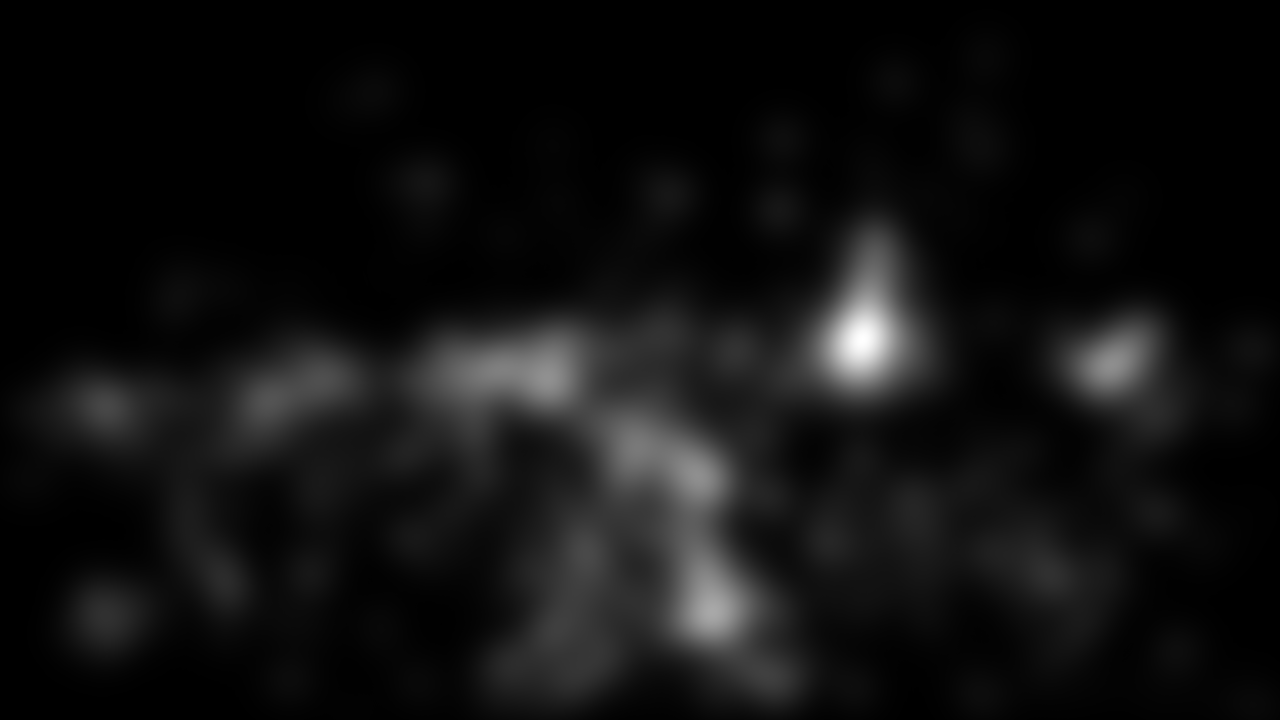
#> input picture ultraeye/C01_FDM_UHD.tif, 3840 x 2160 px (shown at 1/3 size)
$ jupyter execute --allow-errors iCompress.ipynb   (shell and % lines are left out)   (Python 2 division)   (older library calls are emulated)
#> lines starting #> are read from the running program, lines starting #| are printed output that depends on the picture; after the words box and inside, x2 and y2 are one past the last pixel; in counts of white or black regions, pixels touching at a corner belong together
# iCompress - Compression based on eye tracking behavior

iCompress features image region-based compression made possible by extracting eye fixation regions from fixation data. <br />
iCompress transforms the eye fixation data to Fixation Density Maps (FDMs) and utilizes them to determine the image regions that should and should not be compressed. <br />
Encoding and decoding of an image is based on the JPEG compression algorithm.
More specifically, iCompress goes through similar steps to encode an image, but differs from it by using weighted quantization tables with respect to the degree of fixation found in the FDMs. <br />
Furthermore, iCompress leaves regions-of-interest (i.e. high degree of fixation) in tact and does not compress them. <br />
iCompress saves its files in <code>.icy</code> format.

This python notebook demonstrates the application of the algorithm on both images and videos with fixation data.
Throughout this notebook several functions (with possible small modifcations) from the CS4065 Multimedia Search and Recommendation Course Systems Lab 1 were used and accredited in line as such.

**To get started, please ensure that all the dependencies are installed!** <br />

## Dependencies:
* matplot-lib: https://matplotlib.org/users/installing.html
* OpenCV2: https://gist.github.com/arthurbeggs/06df46af94af7f261513934e56103b30
* scikit-image: http://scikit-image.org/download

## References:
* [1] H. Nemoto, P. Hanhart, P. Korshunov, and T. Ebrahimi, "Ultra-Eye: UHD and HD images eye tracking dataset." In International Workshop on Quality of Multimedia Experience (QoMEX), September 2014
* [2] T. Vigier, J. Rousseau, M. Perreira Da Silva, and P. Le Callet, “A new HD and UHD video eye tracking dataset.” In 7th ACM Multimedia Systems Conference (MMSys), May 2016.

## Setup imports
We first require to import all the necessary dependencies.

[cell 1]

import math
import pandas as pd
import numpy as np
import matplotlib.pyplot as plt
import cv2
import copy
import csv
from Queue import PriorityQueue
import subprocess as sp
import struct
import collections
import skimage.measure
import os

## Defining helper functions
These helper functions were taken from [cvtools.py](https://raw.githubusercontent.com/mmc-tudelft/cs4065/master/cvtools.py) from the MMR repository and slightly modified.

[cell 2]
def parse_numpy_image_size(image_size):
    """
    Usage:
    height, width, channels = parse_numpy_image_size(np.shape(image))
    """
    try:
        height, width, channels = image_size
    except:
        height, width = image_size
        channels = 1
    return height, width, channels

def format_image_size(image_size):
    """
    Usage:
    formatted_image_size = format_image_size(np.shape(image))
    """
    height, width, channels = parse_numpy_image_size(image_size)
    return '%d x %d (%d channels)' % (width, height, channels)

[cell 3]
_DEFAULT_IMAGE_FIGSIZE = (16, 16)
IMAGE_HEIGHT = 2160
IMAGE_WIDTH = 3840

def ipynb_show_cv2_image(image_in, title='', figsize=_DEFAULT_IMAGE_FIGSIZE, grayscale = False, save=False):
    _, _, channels = parse_numpy_image_size(np.shape(image_in))
    image = image_in.copy()
    if channels > 1:
        image[:, :, 0] = image_in[:, :, 2]
        image[:, :, 2] = image_in[:, :, 0]
    ipynb_show_image(image, title, figsize, grayscale, save)

def ipynb_show_image(image, title='', figsize=_DEFAULT_IMAGE_FIGSIZE, grayscale = False, save=False):
    fig, ax = plt.subplots(figsize=figsize)
    ax.set_title(title)
    if grayscale:
        plt.imshow(image, cmap = 'gray')
    else:
        plt.imshow(image)
    plt.axis('off')

    if save:
        plt.savefig(title + '.png')
    plt.show()
    return ax

## Reading in one of the images from the UltraEye dataset [1]
To test the algorithm for combining the fixation density maps (FDMs) with the original image and splitting it into macroblocks,
we can take an image from our UHD image dataset and its FDM.

[cell 4]
# First tryout of reading image
im = cv2.imread("ultraeye/C01_UHD.tif", cv2.IMREAD_UNCHANGED)
im_size = np.shape(im)

#> (the rest of this cell did not finish here and is left out)

ipynb_show_cv2_image(im, title = 'Source image: C01')

[cell 5]
# Set size for our macro block
MACROBLOCK_SIZE = 8

[cell 6]
# Plot one of our fixation density maps
im_fdm = cv2.imread("ultraeye/C01_FDM_UHD.tif", cv2.IMREAD_UNCHANGED)
#> im_fdm is the input picture: shape (2160, 3840); min 0, max 255, mean 17.1

im_size_fdm = np.shape(im_fdm)
print 'Original image size: %s' % format_image_size(im_size_fdm)
#| Original image size: 3840 x 2160 (1 channels)

# Plot our fixation density map
ipynb_show_cv2_image(im_fdm, title = 'Fixation density map: C01', grayscale = True)

# Pre-process our FDM for selecting the more relevant sections
# May not be necessary for selecting the macroblocks in the end, but is nice for the visualization.
MAX_PIX_VAL = 255
THRESHOLD_SCALAR = 0.2
white_threshold = THRESHOLD_SCALAR*MAX_PIX_VAL
_, im_fdm_thresh = cv2.threshold(im_fdm, white_threshold, MAX_PIX_VAL, cv2.THRESH_BINARY)
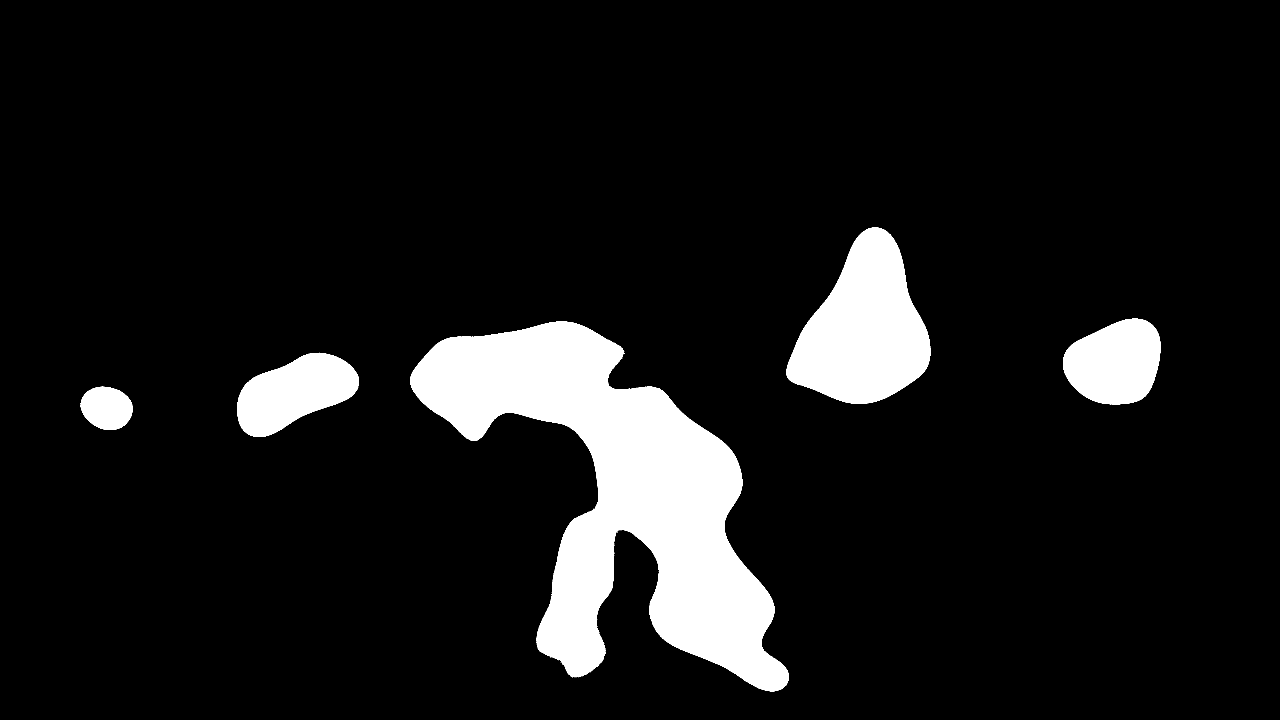
#> im_fdm_thresh: shape (2160, 3840) (shown at 1/3 size); 9.5% white; 15 white regions (10 under 20 px), largest, box (x1, y1, x2, y2) and area: (1230, 964, 2367, 2074) 514605, (2359, 682, 2791, 1212) 141813, (3189, 956, 3482, 1213) 57333, (711, 1058, 1077, 1311) 57238, (242, 1160, 398, 1290) 15608
ipynb_show_cv2_image(im_fdm_thresh, title = 'Thresholded fixation density map: C01', grayscale = True)

## Plot the combination of the thresholded FDM and original image.
From our previous (thresholded) FDM, we now know what regions are 'important'. These regions are available to us as pixel coordinates. <br />

[cell 7]
# Compute the pixel coordinates of a FDM
def computeFDMRegionCoordinates(fdm):
    coordinates = []
    for i in range(0, len(fdm)):
        coords = (fdm[i].flatten()[0], fdm[i].flatten()[1])
        coordinates.append(coords)
    return coordinates

# Draw the FDM region on top of an image.
# Input:
# - Image to draw FDM on top of
# - Coordinates of the FDM to draw
def drawFDMRegions(image, coordinates):
    for i in range(0, len(coordinates)):
        coords = (coordinates[i][0], coordinates[i][1])
        cv2.circle(image, coords, 1, (0, 0, 255), -1, cv2.CV_AA)

    ipynb_show_cv2_image(image)

Let's see what our FDM looks like on top of our original image.

[cell 8]
nonZero_fdm = cv2.findNonZero(im_fdm_thresh)
#> nonZero_fdm = contour of 786609 points, box (x1, y1, x2, y2) (242, 682, 3482, 2074), area 514522
#> (the rest of this cell did not finish here and is left out)

#> the loop in computeFDMRegionCoordinates, `for i in range(0, len(fdm)):` made 786609 passes
#> coords on passes 1 to 3: (2619, 682), (2620, 682), (2621, 682)
#> after the loop in computeFDMRegionCoordinates, `for i in range(0, len(fdm)):`: coordinates = 786609 items
    drawFDMRegions(region_fdm_image, im_FDMcoords)
#> the loop in drawFDMRegions, `for i in range(0, len(coordinates)):` made 786609 passes

What's left is to take the inverse and use those pixel coordinates and map them to the macro block coordinates.

[cell 9]
# Compute the inverted regions, so we can use the indices as selectors for our region based compression
inverted_region_fdm_image = cv2.imread("ultraeye/C01_UHD.tif", cv2.IMREAD_UNCHANGED)
inverted_fdm_thres = cv2.bitwise_not(im_fdm_thresh)
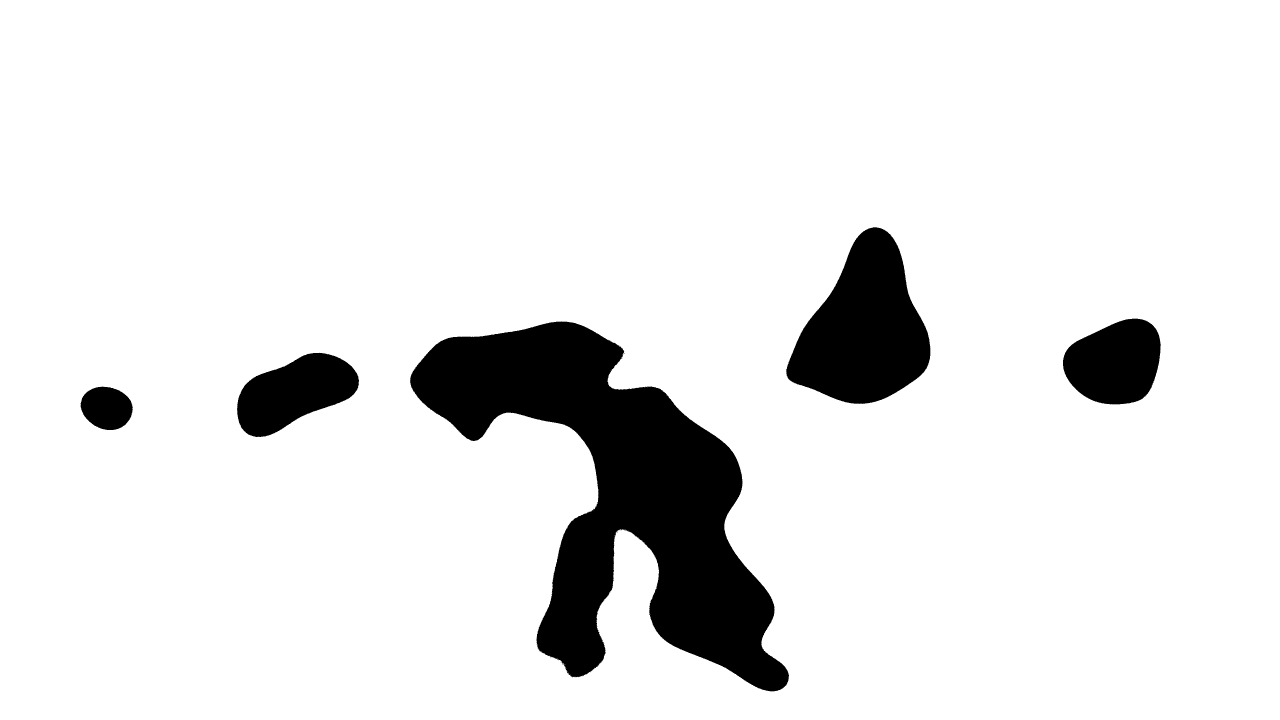
#> inverted_fdm_thres: shape (2160, 3840) (shown at 1/3 size); 90.5% white; 15 black regions (10 under 20 px), largest, box (x1, y1, x2, y2) and area: (1230, 964, 2367, 2074) 514605, (2359, 682, 2791, 1212) 141813, (3189, 956, 3482, 1213) 57333, (711, 1058, 1077, 1311) 57238, (242, 1160, 398, 1290) 15608
inverted_fdm = cv2.bitwise_not(im_fdm)
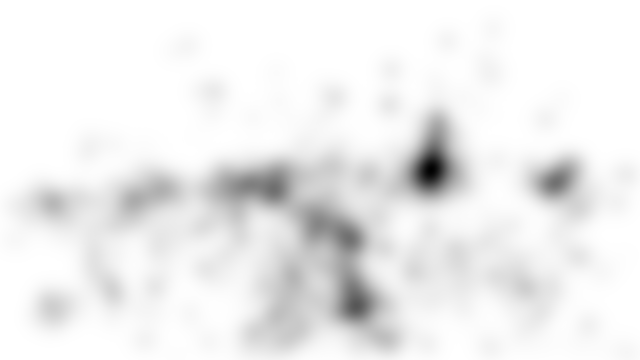
#> inverted_fdm: shape (2160, 3840) (shown at 1/6 size); min 0, max 255, mean 237.9

# Show the inverted FDM
ipynb_show_cv2_image(inverted_fdm, title = 'Inverted fixation density map: C01', grayscale = True)

# Show the inverted thresholded FDM
ipynb_show_cv2_image(inverted_fdm_thres, title = 'Inverted thresholded fixation density map: C01', grayscale = True)

# This code shows the inverted FDM on top of our original, but is rather slow and not needed for the actual compression
# nonZero_inverted_fdm = cv2.findNonZero(inverted_fdm_thres)

# inverted_im_FDMcoords = computeFDMRegionCoordinates(nonZero_inverted_fdm)
# # Draw the image with our inverted FDM regions once again
# drawFDMRegions(inverted_region_fdm_image, inverted_im_FDMcoords)

## Helper functions taken from the MMSR systems lab 1.
These are some functions to determine the macroblock coordinates given pixel coordinates and converting back

[cell 10]
def get_macroblock_coords((x, y), block_size = MACROBLOCK_SIZE):
    """Computes the macroblock coordinates of a pixel given the (square) block size."""
    def _macroblock_index(pos):
    # This is the core function that does the job for get_number_of_macroblocks().
        return pos/block_size
    return (_macroblock_index(x), _macroblock_index(y))

def get_number_of_macroblocks(image_size, block_size = MACROBLOCK_SIZE):
    """Returns the number of horizontal and vertical macroblocks."""
    return get_macroblock_coords((image_size[1], image_size[0]), block_size)

def macroblock_coords_to_pixel_vertices(macroblock_coords, block_size = MACROBLOCK_SIZE):
    # [7 lines left out: function macroblock_coords_to_pixel_vertices, not called in this run]
## Investigate macroblocks in our image
Taken from the taken from the MMSR systems lab 1, we inspect our image's macroblocks.

#> (a cell that did not finish here is left out)

print 'Number of macroblocks: %d horizontal and %d vertical' % get_number_of_macroblocks(im_size)

[cell 12]
# Taken from the MMSR systems lab 1.
# Parameters (explained below when used for the first time).
USE_ANTIALIASING_FILTER = True
FILTER_SIZE = (2, 2)
SUBSAMPLING_FACTORS = (2, 2)  # Vertical and horizontal. https://en.wikipedia.org/wiki/Chroma_subsampling
# These numbers mean that we skip X-1 vertical pixels in original image (step size), and skip Y-1 horizontal.
# So (1,2) means step size 1 for vertical, taking all pixels into account and 2 means halving horizontal pixel.
# We get therefore a 4:2:2 subsampling.
# For (2,2), we get 4:2:0 subsampling.
# (1,1) is 4:4:4 subsampling.
# (1,4) is 4:1:1
# (4,2) is 4:4:0

def subsample_chrominance_channels(image):
    # Let's convert the RGB image to the YUV space.
    # You will apply compression in such color space.
    image_YCrCb = cv2.cvtColor(image, cv2.cv.CV_BGR2YCrCb)

    # Anti-aliasing filter.
    # Before we subsample the Cr and Cb channels, we apply an averaging filter to avoid artifacts.
    # We use cv2.boxFilter() for this (see http://docs.opencv.org/2.4/modules/imgproc/doc/filtering.html#boxfilter).
    if USE_ANTIALIASING_FILTER:
        image_Cr_channel_filtered = cv2.boxFilter(image_YCrCb[:,:,1], ddepth=-1, ksize=FILTER_SIZE)
        image_Cb_channel_filtered = cv2.boxFilter(image_YCrCb[:,:,2], ddepth=-1, ksize=FILTER_SIZE)
    else:
        image_Cr_channel_filtered = image_YCrCb[:,:,1]
        image_Cb_channel_filtered = image_YCrCb[:,:,2]

    # Subsampling step: we will skip crominance values (similar to image resizing).
    # We use numpy array slicing (see http://docs.scipy.org/doc/numpy/reference/arrays.indexing.html).
    image_Cr_channel_subsampled = image_Cr_channel_filtered[
      ::SUBSAMPLING_FACTORS[0], ::SUBSAMPLING_FACTORS[1]]
    image_Cb_channel_subsampled = image_Cb_channel_filtered[
      ::SUBSAMPLING_FACTORS[0], ::SUBSAMPLING_FACTORS[1]]

    return [
        image_YCrCb[:,:,0],  # We don't toch the luminance channel.
        image_Cr_channel_subsampled,
        image_Cb_channel_subsampled
    ]

#> (the rest of this cell did not finish here and is left out)

## Determining regions of our image to compress
To compress only the regions with respect to the FDM, we first divide our image into macroblocks. <br />
Then we create a boolean matrix indicating which macroblocks should be quantized later on. <br />
We give a 1, indicating that the macroblock should be quantized, iff the entire macroblock is found inside the coordinates.
Otherwise, when a single pixel coordinate inside a macroblock is not found, the macroblock should be left untouched.

#> (a cell that did not finish here is left out)

[cell 14]
# Take in a channel and convert that channel into macroblocks
def computeSelectionMacroBlock(channel):
    channel_FDMsize = channel.shape

    num_macroblock = get_number_of_macroblocks(channel_FDMsize)
    print 'Shape macro block: ' + str(num_macroblock)
    macroblock_im_FDMcoords = np.zeros((num_macroblock[0], num_macroblock[1]))

    for i in range(0, channel_FDMsize[0], MACROBLOCK_SIZE):
        for j in range(0, channel_FDMsize[1], MACROBLOCK_SIZE):
            macroblock_im_FDMcoords[j/MACROBLOCK_SIZE, i/MACROBLOCK_SIZE] = np.amin(channel[i:i+MACROBLOCK_SIZE-1, j:j+MACROBLOCK_SIZE-1])
    return macroblock_im_FDMcoords

# Takes in a FDM and computes the regions which we need
def computeChannelRegions(FDM):
    # Leave Y alone
    Y_bool_inverted_regions = FDM.astype(bool)*1 # Make a boolean 0 and 1 matrix

    # Use subsampled boolean FDM for Cr and Cb
    Cr_bool_inverted_regions = Y_bool_inverted_regions[::SUBSAMPLING_FACTORS[0], ::SUBSAMPLING_FACTORS[1]]
    Cb_bool_inverted_regions = Y_bool_inverted_regions[::SUBSAMPLING_FACTORS[0], ::SUBSAMPLING_FACTORS[1]]

    Y_macro_blocks = computeSelectionMacroBlock(Y_bool_inverted_regions)
    Cr_macro_blocks = computeSelectionMacroBlock(Cr_bool_inverted_regions)
    Cb_macro_blocks = computeSelectionMacroBlock(Cb_bool_inverted_regions)
    return [Y_macro_blocks, Cr_macro_blocks, Cb_macro_blocks]

channelRegions = computeChannelRegions(inverted_fdm_thres)
#> in computeChannelRegions, `Cr_bool_inverted_regions = Y_bool_inverted_regions[::SUBSAMPLING_FACTO..`:
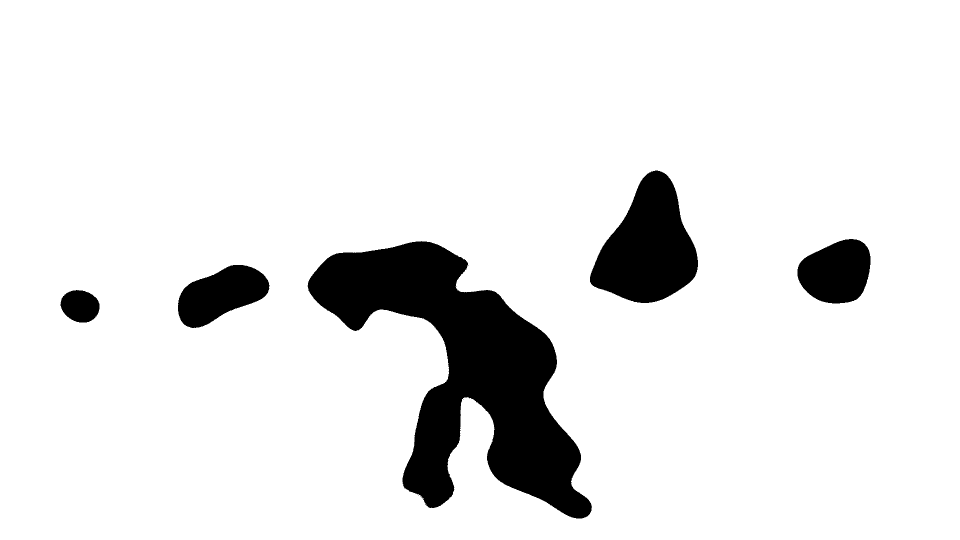
#> Cr_bool_inverted_regions: shape (1080, 1920) int64 (shown at 1/2 size); values 0 (black) and 1 (white), 90.5% white; 5 black regions, box (x1, y1, x2, y2) and area: (615, 482, 1184, 1037) 128676, (1180, 341, 1396, 606) 35461, (1595, 478, 1741, 607) 14333, (356, 530, 539, 656) 14321, (121, 580, 199, 645) 3910
#> (the rest of the program and of its run is left out)
